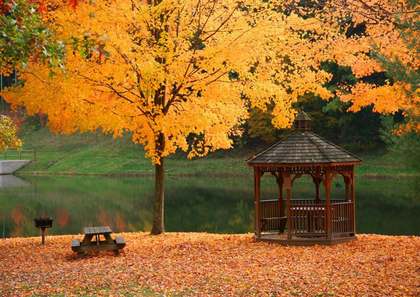
%> input picture src/manzara.bmp, 420 x 297 px, shrunk from 800 x 565 before the run
$ octave runme.m   (GNU Octave 9; MATLAB toolbox functions it lacks are replaced by stand-ins)
%> lines starting %> are read from the running program, lines starting %| are printed output that depends on the picture
### src/Data2rgb.m
function Data2rgb(ImPath, data, stImPath, renk)
%> called with ImPath = 'manzara.bmp', data = '19bal omu.edu.tr', stImPath = 'sonuc.png', renk = 1
% function Data2rgb(ImPath, data, stImPath, renk)
%
% Icerisine veri gizlenecek olan resim dosyasinin adresini,
% gizlenecek olan veriyi, ve veri gizlenmis olan resmin
% konulacagi adresi alir. Veriyi hedef resmine koyarak
% urettigi sonuc resmini ise ilgili yere kaydeder.
%
%   Ornek Kullanim
%   -------
%   kaynak_resim = 'manzara.bmp';
%   veri = 'omu.edu.tr';
%   hedef_resim = 'sonuc.png';
%   Data2rgb(kaynak_resim, veri, hedef_resim, 1);
%
% Yukaridaki ornek calistirildiktan sonra, calisma dizinimizde,
% icerisine 'omu.edu.tr' verisi gizlenmis olan, 'sonuc.jpg'
% isminde bir resim dosyasi olusacaktir.

rgb = imread(ImPath);
%> rgb is the input picture: size 297x420x3 uint8; mean R, G, B 148.3, 105, 45.5
rgbSonuc = rgb;
rgbEnc = Encyrpter(rgb(:, :, renk), data);

rgbSonuc(:, :, renk) = rgbEnc;
imwrite(rgbSonuc, stImPath, 'png');

%Veriyi renkli resme nasil gomecegimizi daha sonra belirleyecegiz.

end

### src/Encyrpter.m
function rmat = Encyrpter(mat, data, dbg)
%> called with data = '19bal omu.edu.tr'
%function rmat = Encyrpter(mat, data, dbg)
% Metin iceren "data" yi, "mat" matrisi icerisine bloklama yapmak suretiyle
% yerlestirerek yeni bir matris ("rmat") uretir ve bunu dondurur.
%
%   Ornek Kullanim
%   -------
%   data = '19mayis';
%   mat = magic(15);
%   rmat = Encyrpter(mat, data, true);
%
%   See also st_BinBl, st_binB, Decyrpter

% $Date: 2009/12/17 17:15 $

rmat = mat;
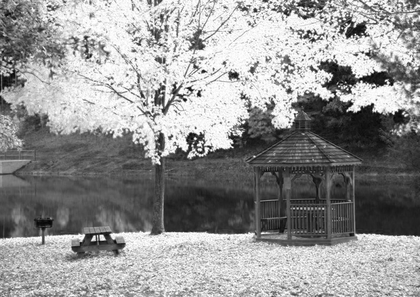
%> rmat: size 297x420 uint8; min 1, max 255, mean 148.3

% 2. bloklara ayir
% DI: Data Index
% DS: Data Size
%  resmin ilk bloguna mesaj uzunlugunu koy
DS = uint8(length(data));
DI = 1;

% BB: Blok Boyutu
BB = 3;
BBX = BB;
BBY = BB;
[H, W] = size(mat);
%> H = 297; W = 420

% BS: Blok Sayisi
BSX = floor(W / BBX);
%> BSX = 140
BSY = floor(H / BBX);
%> BSY = 99

% < OYLAMA MEKANIZMASI
syer = oylama(mat, DS);
if dbg, syer,   end
% > OYLAMA MEKANIZMASI

ind = 1;
% 3. her bir bloga veriden bir Bayt yerlestir
% 4. bloklari birlestir
for bX=1:BSX,
    for bY=1:BSY,
        konum.sol = (bX - 1) * BBX + 1;
        konum.sag = konum.sol + BBX - 1;
        konum.ust = (bY - 1) * BBY + 1;
        konum.alt = konum.ust + BBY - 1;

        Bl = mat(konum.ust:konum.alt, konum.sol:konum.sag);

        if DI <= DS & syer(DI) == ind  % sakla
            if dbg, syer(DI), DI,   end

            chr = data(DI);
            tB = unicode2native(chr);
            DI = DI + 1;

            rBl = st_BinBl(tB, Bl);
        else                % saklama
            rBl = st_BinBl_saklama(Bl);
        end

        rmat(konum.ust:konum.alt, konum.sol:konum.sag) = rBl;
        ind = ind + 1;
    end
end

### src/oylama.m
function syer = oylama(mat, DS)
%> called with DS = 16
% function syer = oylama(mat, DS)
%
%   Ornek Kullanim
%   -------
%   mat = magic(15);
%   data = '19mayis';
%   syer = oylama(mat, length(data))

% BB: Blok Boyutu
BB = 3;
BBX = BB;
BBY = BB;
[H, W] = size(mat);
%> H = 297; W = 420

% BS: Blok Sayisi
BSX = floor(W / BBX);
%> BSX = 140
BSY = floor(H / BBX);
%> BSY = 99

for bX=1:BSX,
    for bY=1:BSY,
        konum.sol = (bX - 1) * BBX + 1;
        konum.sag = konum.sol + BBX - 1;
        konum.ust = (bY - 1) * BBY + 1;
        konum.alt = konum.ust + BBY - 1;

        Bl = mat(konum.ust:konum.alt, konum.sol:konum.sag);

        fBl = dct2(Bl);
        oy(bX, bY) = zigzag(fBl);
    end
end
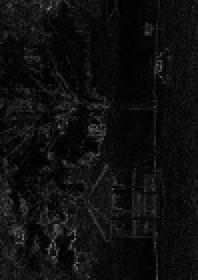
%> oy: size 140x99 double (shown 2 times larger); min 0.00267, max 0.502, mean 0.0598
%> after the loop, konum = {sol 418, sag 420, ust 295, alt 297}

[s, syer] = sort(oy(:));
syer = sort(syer(1:DS));
%> syer = [1060; 1718; 2000; 2217; 2448; 3117; 3153; 4330; 4412; 4465; 4748; 4979; 5806; 9119; 10106; 10341]

% HELPER
% [7 lines left out: function zigzag, not called in this run]

### src/runme.m
% demo
clear all;  close all;  clc;

kaynak_resim = 'manzara.bmp';
veri = '19bal omu.edu.tr';
hedef_resim = 'sonuc.png';
renk = 1;
%Kirmizi icin 1, Yesil icin 2, Mavi icin 3.

Data2rgb(kaynak_resim, veri, hedef_resim, renk);
%> the run ends on the next line
